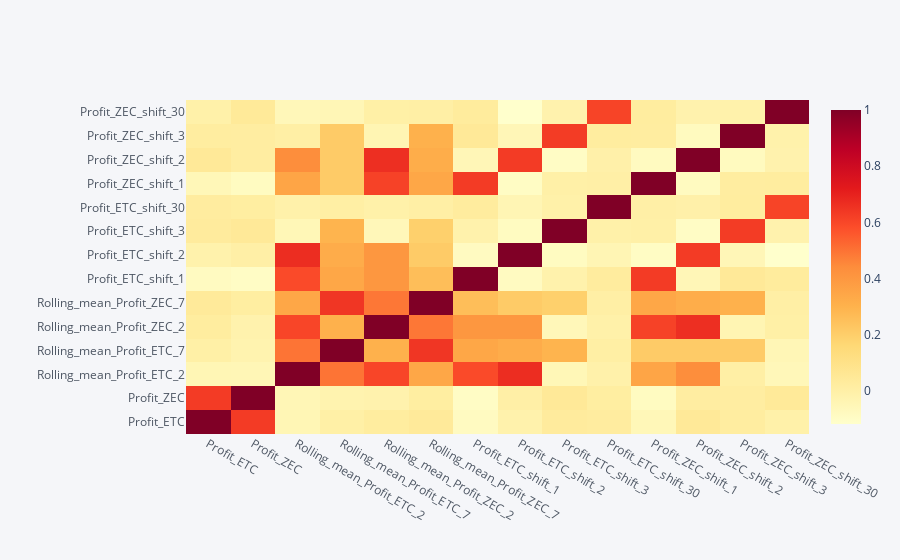

This figure's notebook cell:
### Code cell
df[['Profit_ETC',
       'Profit_ZEC', 'Rolling_mean_Profit_ETC_2', 'Rolling_mean_Profit_ETC_7',
    'Rolling_mean_Profit_ZEC_2', 'Rolling_mean_Profit_ZEC_7',
    'Profit_ETC_shift_1', 'Profit_ETC_shift_2', 'Profit_ETC_shift_3','Profit_ETC_shift_30',
    'Profit_ZEC_shift_1', 'Profit_ZEC_shift_2', 'Profit_ZEC_shift_3','Profit_ZEC_shift_30'
   ]].corr(method='spearman').iplot(kind='heatmap',colorscale='ylorrd')

### Figure 1 — Plotly figure (JSON) as saved in the notebook; plotly's stock layout.template omitted (floating-point values rounded to 4 significant figures; data arrays with more than 128 entries replaced by an {"elided": "..."} marker saying what was removed)
{"data": [{"colorscale": [[0, "rgb(255,255,204)"], [0.125, "rgb(255,237,160)"], [0.25, "rgb(254,217,118)"], [0.375, "rgb(254,178,76)"], [0.5, "rgb(253,141,60)"], [0.625, "rgb(252,78,42)"], [0.75, "rgb(227,26,28)"], [0.875, "rgb(189,0,38)"], [1, "rgb(128,0,38)"]], "type": "heatmap", "x": ["Profit_ETC", "Profit_ZEC", "Rolling_mean_Profit_ETC_2", "Rolling_mean_Profit_ETC_7", "Rolling_mean_Profit_ZEC_2", "Rolling_mean_Profit_ZEC_7", "Profit_ETC_shift_1", "Profit_ETC_shift_2", "Profit_ETC_shift_3", "Profit_ETC_shift_30", "Profit_ZEC_shift_1", "Profit_ZEC_shift_2", "Profit_ZEC_shift_3", "Profit_ZEC_shift_30"], "y": ["Profit_ETC", "Profit_ZEC", "Rolling_mean_Profit_ETC_2", "Rolling_mean_Profit_ETC_7", "Rolling_mean_Profit_ZEC_2", "Rolling_mean_Profit_ZEC_7", "Profit_ETC_shift_1", "Profit_ETC_shift_2", "Profit_ETC_shift_3", "Profit_ETC_shift_30", "Profit_ZEC_shift_1", "Profit_ZEC_shift_2", "Profit_ZEC_shift_3", "Profit_ZEC_shift_30"], "z": {"elided": "14x14 float values"}, "zmax": 1, "zmin": -0.1173}], "layout": {"legend": {"bgcolor": "#F5F6F9", "font": {"color": "#4D5663"}}, "paper_bgcolor": "#F5F6F9", "plot_bgcolor": "#F5F6F9", "title": {"font": {"color": "#4D5663"}}, "xaxis": {"gridcolor": "#E1E5ED", "showgrid": true, "tickfont": {"color": "#4D5663"}, "title": {"font": {"color": "#4D5663"}, "text": ""}, "zerolinecolor": "#E1E5ED"}, "yaxis": {"gridcolor": "#E1E5ED", "showgrid": true, "tickfont": {"color": "#4D5663"}, "title": {"font": {"color": "#4D5663"}, "text": ""}, "zerolinecolor": "#E1E5ED"}}}
